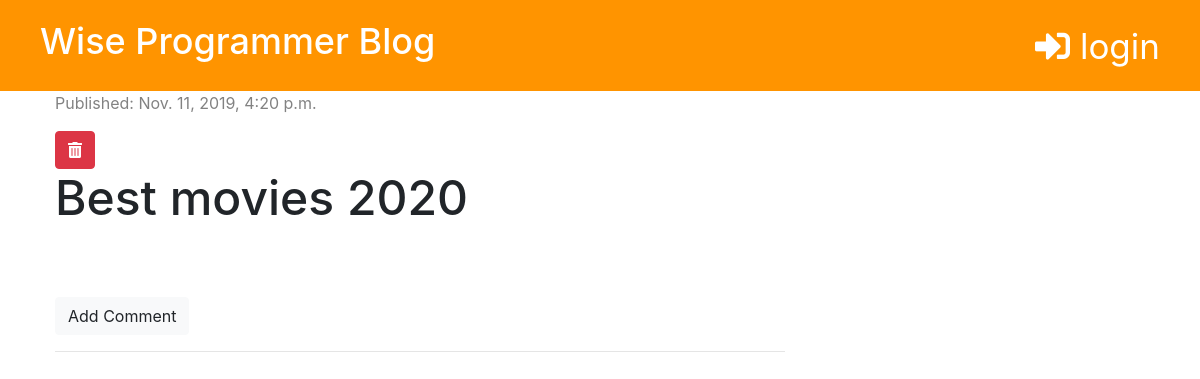
Page /post/2/ on the earlier database version.
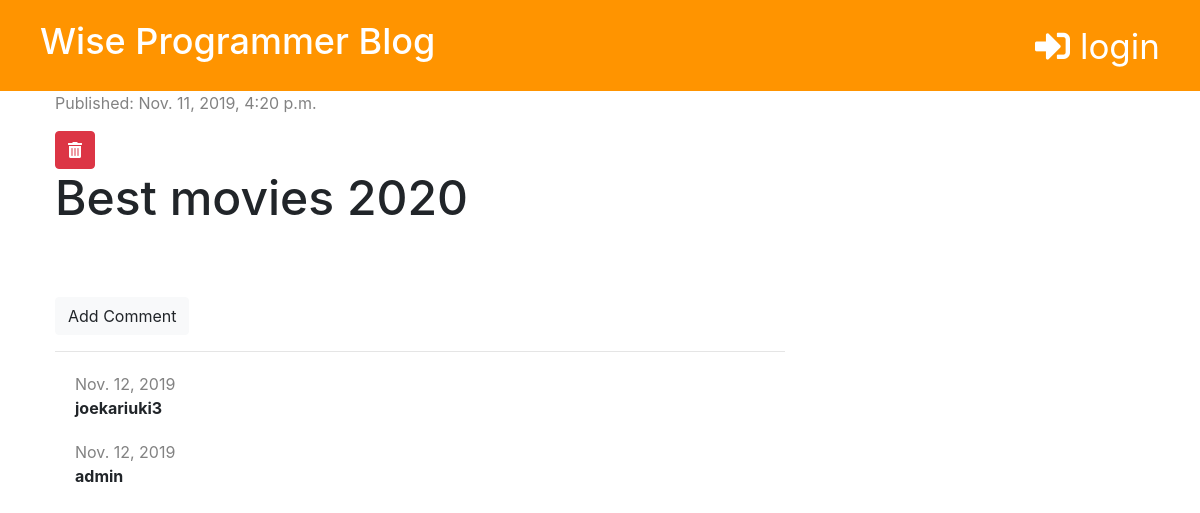
Same page on the later database version.
### blog/models.py (models this page shows, shortened)
class Comment(models.Model):
    post = models.ForeignKey('blog.Post', on_delete=models.CASCADE, related_name='comments')
    author = models.CharField(max_length=200)
    text = models.TextField()
    created_date = models.DateField(default=timezone.now)
    approved = models.BooleanField(default=False)

### blog/views.py (the view)
# urls.py: path('post/<int:pk>/', views.post_detail, name='post_detail'),
def post_detail(request, pk):
    post = get_object_or_404(Post, pk=pk)
    stuff_for_frontend = {'post': post}
    return render(request, 'blog/post_detail.html', stuff_for_frontend)

### blog/templatetags/markdownify.py (called while the page is built)
@register.filter
def markdown(value):
    renderer = HighlightRenderer()
    markdown = mistune.Markdown(renderer=renderer)
    return markdown(value)

### blog/templates/blog/post_detail.html (shortened to what this page needs)
{% extends 'blog/base.html' %}
{% load markdownify %}
{% block content%}
{% if post.published_date %}
<div class="post">
  <div class="date">
    <p>Published: {{ post.published_date }}</p>
  </div>
  {% else %}
  <a href="{% url 'post_publish' pk=post.pk %}" class="btn btn-primary">Publish</a>
  {% endif %}
    <a href="{% url 'post_delete' pk=post.pk %}" class="btn btn-danger" onclick="return confirm('Are you sure you want to delete this Post ?')">
        <i class="fas fa-trash-alt" ></i>
    </a>
  <h1>{{ post.title }}</h1>
  </div>
<a href="{% url 'add_comment_to_post' pk=post.pk %}" class="btn btn-light" >Add Comment</a>
  <hr>
  {% for comment in post.comments.all %}
      {% if user.is_authenticated or comment.approved %}
          <div class="comment">
              <div class="date">
                    {{comment.created_date}}
              </div>
                <strong><p> {{comment.author}} </p></strong>
          </div>
      {% endif %}
      {% empty %}
      <p>No comment yet...</p>
{% endfor %}
{% endblock %}

Differences in the rows shown:
now on this page (row edited): Comment: created_date "Nov. 12, 2019", author "joekariuki3"
now on this page (row edited): Comment: created_date "Nov. 12, 2019", author "admin"
